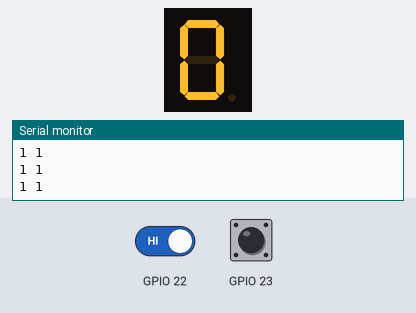
This sketch was run on a simulated ESP32. Parts: 1-digit seven-segment display, the last lines printed to the serial monitor. Wiring (inferred from the names in the program): 1-digit 7-segment display, segments lit when LOW: segments GPIO 32, GPIO 33, GPIO 21, GPIO 19, GPIO 18, GPIO 26, GPIO 25. The test bench sets the inputs (shaded band); at power-on: GPIO 22 HIGH, GPIO 23 HIGH. The segment pins are drawn as the display they are named for.

Above: at 1.2 s.
1.3 s: GPIO 22 driven LOW
At 1.4 s:
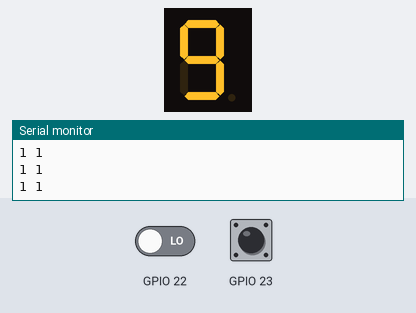
At 1.8 s:
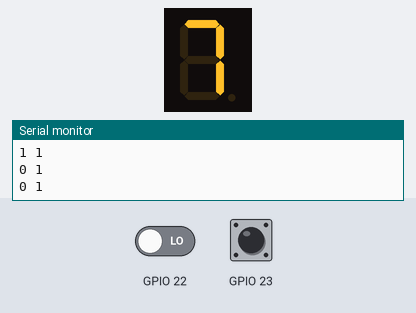
Timing chart, 0 to 4.3 s (numbered marks = the images above; inputs shaded):
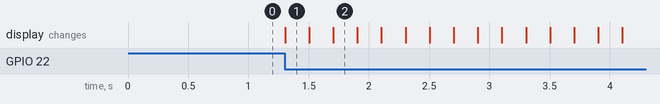

Measured:
- after the input at 1.3 s, the display: changes at once (image 1)

The sketch:

embed-counter.ino
```cpp
const int segments[7] = {32, 33, 21, 19, 18, 26, 25};

void setup() {
    Serial.begin(9600);
    for (int i = 0; i < 7; i++) {
        pinMode(segments[i], OUTPUT);
    }
    pinMode(22, INPUT);
    pinMode(23, INPUT);
}

const int patterns[10][7] = {
    {0, 0, 0, 0, 0, 0, 1}, // 0
    {1, 0, 0, 1, 1, 1, 1}, // 1
    {0, 0, 1, 0, 0, 1, 0}, // 2
    {0, 0, 0, 0, 1, 1, 0}, // 3
    {1, 0, 0, 1, 1, 0, 0}, // 4
    {0, 1, 0, 0, 1, 0, 0}, // 5
    {0, 1, 0, 0, 0, 0, 0}, // 6
    {0, 0, 0, 1, 1, 1, 1}, // 7
    {0, 0, 0, 0, 0, 0, 0}, // 8
    {0, 0, 0, 0, 1, 0, 0}  // 9
};

void showNumber(int n) {
    for (int i = 0; i < 7; i++) {
        digitalWrite(segments[i], patterns[n][i]);
    }
}

int n = 0;
bool changed = false;

void loop() {
    changed = false;
    Serial.printf("%d %d\n", digitalRead(22), digitalRead(23));
    if (digitalRead(22) == LOW) {
        n--;
        changed = true;
    } else if (digitalRead(23) == LOW) {
        n++;
        changed = true;
    }

    if (n > 9) {
        n = 0;
    } else if (n < 0) {
        n = 9;
    }

    showNumber(n);
    if (changed) delay(200);
}
```
